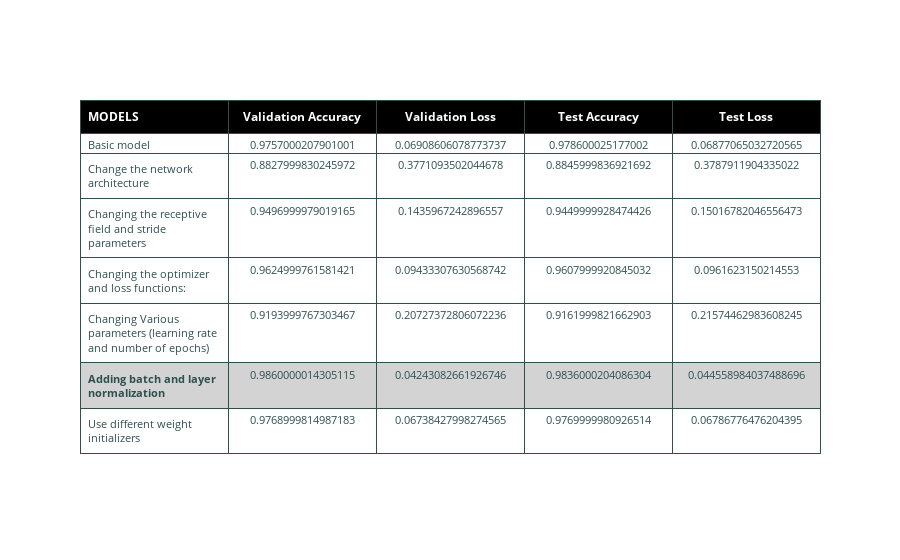

Write notebook code for a chart like this one.
### Markdown cell above
#### g) Evaluate the best vlaidation model on the testing subset and report the results

### Code cell
import plotly.graph_objects as go

headerColor = 'black'
rowEvenColor = 'lightgrey'
rowOddColor = 'white'

fig = go.Figure(data=[go.Table(
  header=dict(
    values=['<b>MODELS</b>','<b>Validation Accuracy</b>','<b>Validation Loss</b>','<b>Test Accuracy</b>','<b>Test Loss</b>'],
    line_color='darkslategray',
    fill_color=headerColor,
    align=['left','center'],
    font=dict(color='white', size=12)
  ),
  cells=dict(
    values=[
      ['Basic model', 'Change the network architecture', 'Changing the receptive field and stride parameters',
       'Changing the optimizer and loss functions:','Changing Various parameters (learning rate and number of epochs)',
       '<b>Adding batch and layer normalization</b>','Use different weight initializers'],
      [accuracy_v0, accuracy_v1, accuracy_v2, accuracy_v3, accuracy_v4, accuracy_v5, accuracy_v6],
      [loss_v0, loss_v1, loss_v2, loss_v3, loss_v4, loss_v5, loss_v6],
      [accuracy0, accuracy1, accuracy2, accuracy3, accuracy4, accuracy5, accuracy6],
      [loss0, loss1, loss2, loss3, loss4, loss5, loss6]],
    line_color='darkslategray',
    # 2-D list of colors for alternating rows
    fill_color = [[rowOddColor, rowOddColor, rowOddColor, rowOddColor,rowOddColor, rowEvenColor, rowOddColor]*5],
    align = ['left', 'center'],
    font = dict(color = 'darkslategray', size = 11)
    ))
])

fig.show()

### Figure 1 — Plotly figure (JSON) as saved in the notebook; plotly's stock layout.template omitted (floating-point values rounded to 4 significant figures)
{"data": [{"cells": {"align": ["left", "center"], "fill": {"color": [["white", "white", "white", "white", "white", "lightgrey", "white", "white", "white", "white", "white", "white", "lightgrey", "white", "white", "white", "white", "white", "white", "lightgrey", "white", "white", "white", "white", "white", "white", "lightgrey", "white", "white", "white", "white", "white", "white", "lightgrey", "white"]]}, "font": {"color": "darkslategray", "size": 11}, "line": {"color": "darkslategray"}, "values": [["Basic model", "Change the network architecture", "Changing the receptive field and stride parameters", "Changing the optimizer and loss functions:", "Changing Various parameters (learning rate and number of epochs)", "<b>Adding batch and layer normalization</b>", "Use different weight initializers"], [0.9757, 0.8828, 0.9497, 0.9625, 0.9194, 0.986, 0.9769], [0.06909, 0.3771, 0.1436, 0.09433, 0.2073, 0.04243, 0.06738], [0.9786, 0.8846, 0.945, 0.9608, 0.9162, 0.9836, 0.977], [0.06877, 0.3788, 0.1502, 0.09616, 0.2157, 0.04456, 0.06787]]}, "header": {"align": ["left", "center"], "fill": {"color": "black"}, "font": {"color": "white", "size": 12}, "line": {"color": "darkslategray"}, "values": ["<b>MODELS</b>", "<b>Validation Accuracy</b>", "<b>Validation Loss</b>", "<b>Test Accuracy</b>", "<b>Test Loss</b>"]}, "type": "table"}], "layout": {}}
